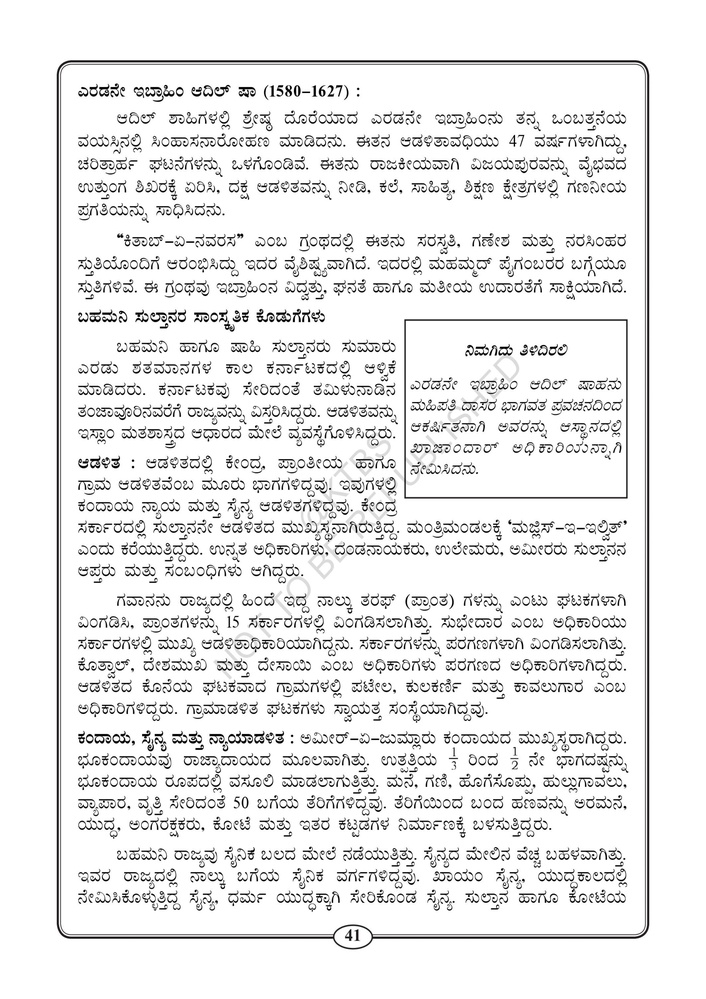
#> input picture Bounding-Boxes/images/101.jpg, 706 x 999 px, shrunk from 2475 x 3500 before the run, given in place of skyhawk.png, which was not available
$ jupyter execute --allow-errors 4-re.ipynb   (text cells are left out)
#> lines starting #> are read from the running program, lines starting #| are printed output that depends on the picture; after the words box and inside, x2 and y2 are one past the last pixel; in counts of white or black regions, pixels touching at a corner belong together; pictures that were not available may be replaced by others from this repository, and a replacement may not be noted
[cell 1]
import numpy as np
import pickle
from matplotlib import pyplot as plt

[cell 2]
import cv2 as cv
import numpy as np
import math
from PIL import Image
import matplotlib.pyplot as plt
import os
from skimage.metrics import structural_similarity as ssim
from sklearn.metrics import mean_squared_error
def convert_from_cv2_to_image(image: np.ndarray) -> Image:
    # return Image.fromarray(img)
    return Image.fromarray(cv.cvtColor(image, cv.COLOR_BGR2RGB))


def convert_from_image_to_cv2(image: Image) -> np.ndarray:
    # return np.asarray(img)
    return cv.cvtColor(np.array(image), cv.COLOR_RGB2BGR)

def drawAxis(img,start_,end_,color,scale):
   start = list(start_)
   end = list(end_)
   dx = start[0]-end[0]
   dy = start[1]-end[1]

   hypotenuse = math.sqrt(dy**2 + dx**2)
   angle = math.atan2(dy,dx)
   # Lengthen the arrow by a factor of scale
   end[0] = start[0]-math.cos(angle)*hypotenuse*scale
   end[1] = start[1]-math.sin(angle)*hypotenuse*scale
   cv.line(img, (int(start[0]), int(start[1])), (int(end[0]), int(end[1])), color, 3, cv.LINE_AA)
   # Create the Arrow Hooks
   hook_length = 9
   angle_1 = math.pi/4+angle
   angle_2 = angle-math.pi/4

   x1 = end[0] + hook_length*math.cos(angle_1)
   y1 = end[1] + hook_length*math.sin(angle_1)
   x2 = end[0] + hook_length*math.cos(angle_2)
   y2 = end[1] + hook_length*math.sin(angle_2)
   cv.line(img, (int(x1), int(y1)), (int(end[0]), int(end[1])), color, 3, cv.LINE_AA)
   cv.line(img, (int(x2), int(y2)), (int(end[0]), int(end[1])), color, 3, cv.LINE_AA)


def getOrientation(points,image):
   data_points = np.empty((len(points), 2), dtype=np.float64)
   for i in range(data_points.shape[0]):
    data_points[i,0] = points[i,0,0]
    data_points[i,1] = points[i,0,1]

   mean = np.empty((0))
   mean, eigenvectors, eigenvalues = cv.PCACompute2(data_points, mean)

   # Calculate the center of the object
   center = (int(mean[0, 0]), int(mean[0, 1]))
   cv.circle(image, center, 3, (255, 0, 255), 2)

   # Calculate the endpoints of the principal components
   p1 = (center[0] + 0.02 * eigenvectors[0, 0] * eigenvalues[0, 0], center[1] + 0.02 * eigenvectors[0, 1] * eigenvalues[0, 0])
   p2 = (center[0] - 0.02 * eigenvectors[1, 0] * eigenvalues[1, 0], center[1] - 0.02 * eigenvectors[1, 1] * eigenvalues[1, 0])

   # Draw the principal components
   drawAxis(image, center, p1, (255, 255, 0), 1)
   drawAxis(image, center, p2, (0, 0, 255), 5)

    # Calculate the orientation angle in radians
   angle = math.atan2(eigenvectors[0, 1], eigenvectors[0, 0])

    # Label with the rotation angle
   rotation_angle = -int(np.rad2deg(angle)) - 90
   label = f"Rotation Angle: {rotation_angle} degrees"
   print(label)

    # Draw a text box with the rotation angle
   textbox = cv.rectangle(image, (center[0], center[1] - 25), (center[0] + 250, center[1] + 10), (255, 255, 255), -1)
   cv.putText(image, label, (center[0], center[1]), cv.FONT_HERSHEY_SIMPLEX, 0.5, (0, 0, 0), 1, cv.LINE_AA)

   return str(rotation_angle)


def process_image(image_path):
    # Load the image
#> called with image_path = 'KIMIA-99/skyhawk.png'
    image = cv.imread(image_path)
#> image is the input picture: shape (999, 706, 3); mean B, G, R 234.1, 234.1, 234.1
    # Check if the image was loaded successfully
    if image is None:
        print(f"Error: File not found - {img_path}")
        return None
    # Convert the image to grayscale
    gray = cv.cvtColor(image, cv.COLOR_BGR2GRAY)
    # Convert the image to binary using Otsu's thresholding
    _, bw = cv.threshold(gray, 50, 255, cv.THRESH_BINARY | cv.THRESH_OTSU)
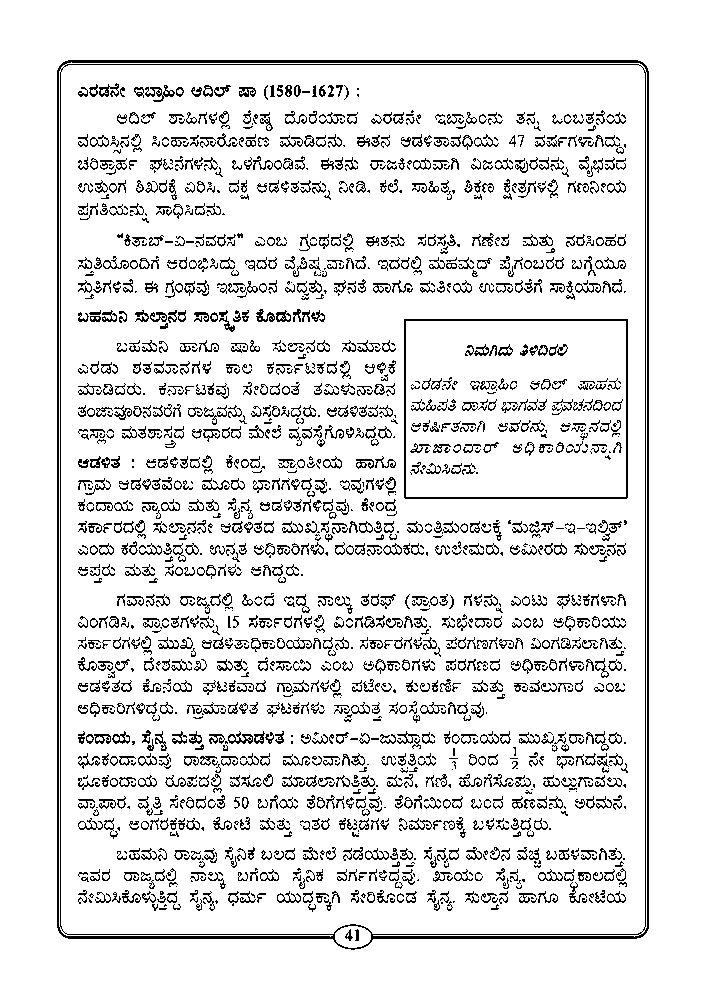
#> bw: shape (999, 706); 89.4% white; black in thin lines or dots, all inside (x1, y1, x2, y2) = (57, 60, 649, 950)
    # Find all the contours in the thresholded image
    contours, _ = cv.findContours(bw, cv.RETR_LIST, cv.CHAIN_APPROX_NONE)
#> contours = 5160 contours, 3236 with area under 20; largest, box (x1, y1, x2, y2) and area: (0, 0, 706, 999) 703590, (56, 59, 650, 951) 521964, (59, 62, 647, 937) 510342, (403, 318, 629, 500) 40720, (406, 321, 626, 497) 38325
    max_area = 0
    max_orientation = 0
    # Iterate through the contours
    for i, c in enumerate(contours):
        # Calculate the area of each contour
        area = cv.contourArea(c)
        # Ignore contours that are too large
        if area > 10000:
            continue
        # Draw each contour only for visualization purposes
        cv.drawContours(image, contours, i, (0, 0, 255), 2)
        # Find the orientation of each shape
        orientation = getOrientation(c, image)
        if area > max_area:
            max_area = area
            max_orientation = orientation
#> this loop made 20 passes
#> (area, mean in getOrientation, eigenvectors in getOrientation, eigenvalues in getOrientation, p1 in getOrientation) on passes 5, 6, 9: (50, [[356.8, 935]], [[-0.000485, 1], [1, 0.000485]], [17.37, 3.63], (356, 934.3)), (58.5, [[348.5, 934.8]], [[-0.11, 0.994], [0.994, 0.11]], [12.41, 5.57], (348, 934.2)), (588, [[352.5, 936.5]], [[1, -0.000742], [0.000742, 1]], [135.4, 63.25], (354.7, 936))
#> (area, mean in getOrientation, eigenvectors in getOrientation, eigenvalues in getOrientation, p1 in getOrientation) on pass 11: (23.5, [[162.3, 908.4]], [[0.998, -0.0557], [0.0557, 0.998]], [7.58, 1.8], (162.2, 908))
#| Rotation Angle: -90 degrees
#| Rotation Angle: -90 degrees
#| Rotation Angle: -90 degrees
#| Rotation Angle: -90 degrees
#| Rotation Angle: -180 degrees
#| Rotation Angle: -186 degrees
#| Rotation Angle: -180 degrees
#| Rotation Angle: -204 degrees
#> (further printed lines are left out)
#> pass 2, in getOrientation (call 2), `textbox = cv.rectangle(image, (center[0], center[1] - 25), (center[0] ..`:
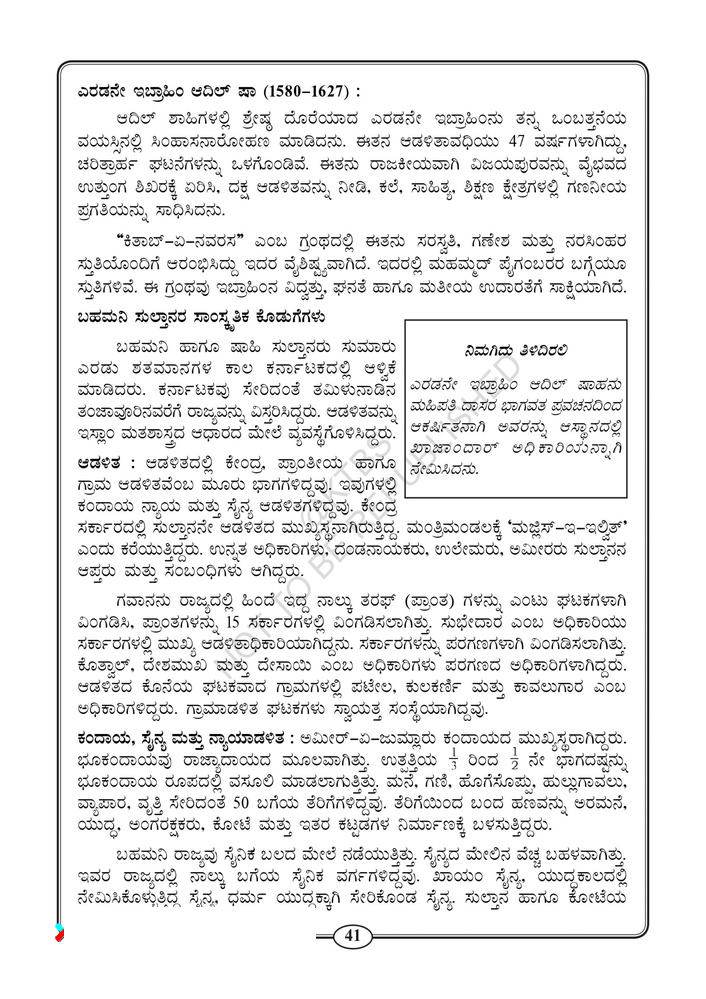
#> textbox: shape (999, 706, 3); mean B, G, R 234.3, 234.3, 234.3
#> pass 3, in getOrientation (call 3), `textbox = cv.rectangle(image, (center[0], center[1] - 25), (center[0] ..`:
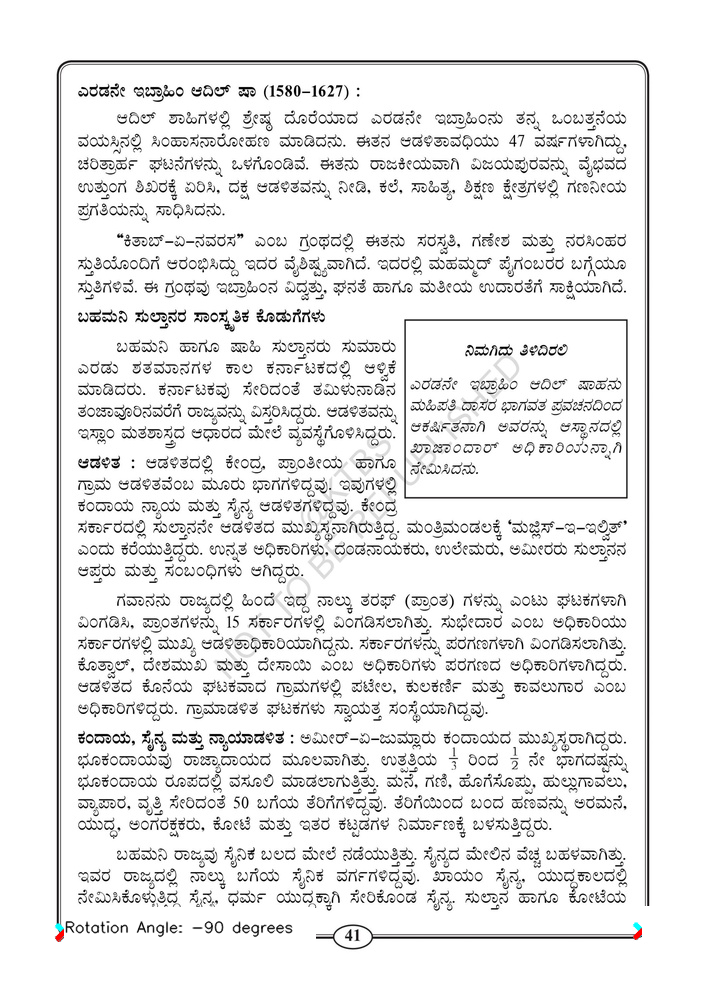
#> textbox: shape (999, 706, 3); 0.27% of pixels changed, all inside (x1, y1, x2, y2) = (65, 906, 656, 942)
#> after the loop:
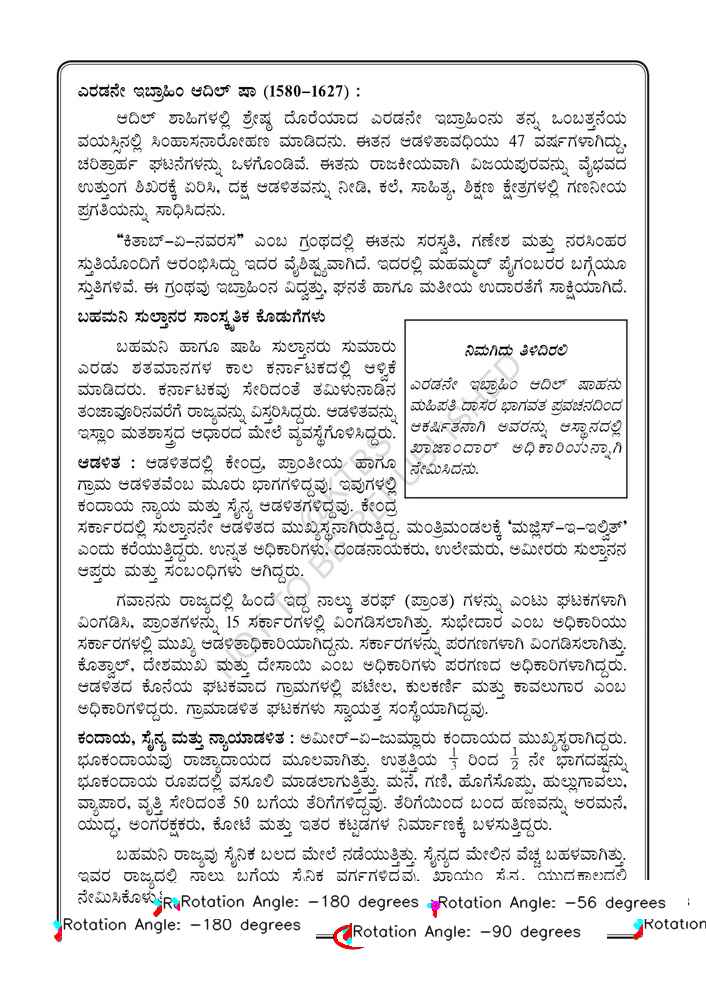
#> image: shape (999, 706, 3); 2.5% of pixels changed, all inside (x1, y1, x2, y2) = (52, 880, 706, 949)
    return max_orientation


folder_path = "KIMIA-99"
output_folder = "Image-KIMIA"
# Create the output directory if it doesn't exist
if not os.path.exists(output_folder):
    os.makedirs(output_folder)

processed_images = []
#> (the rest of this cell did not finish here and is left out)

[cell 3]
import pandas as pd
import cv2
import numpy as np
import matplotlib.pyplot as plt
import json
from sklearn.cluster import KMeans
from sklearn.metrics import silhouette_score
from sklearn.cluster import AgglomerativeClustering
from scipy.signal import savgol_filter
from scipy.stats import zscore
from scipy.cluster.hierarchy import dendrogram, linkage,fcluster
from scipy.spatial.distance import chebyshev
from scipy.spatial.distance import pdist, squareform

#> (a cell that did not finish here is left out)

#> (a cell that did not finish here is left out)

#> (a cell that did not finish here is left out)

[cell 7]
img = cv2.imread('Bounding-Boxes/images/68.jpg')
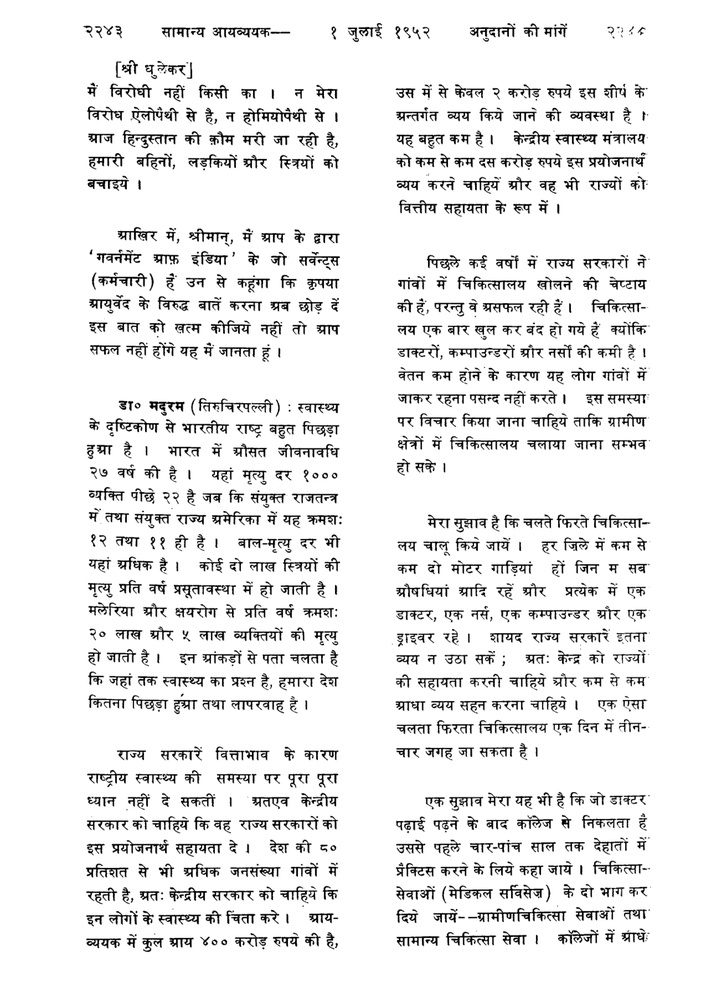
#> input picture Bounding-Boxes/images/68.jpg, 706 x 999 px, shrunk from 2475 x 3500 before the run
#> img is the input picture: shape (999, 706, 3); min 0, max 255, mean 234.7

[cell 8]
# [9 lines left out: function visualize_bboxes, not called in this run]

[cell 9]
def make_connections(image):

  image_rgb = cv2.cvtColor(image, cv2.COLOR_BGR2RGB)

  image_with_boxes = image_rgb.copy()

  for index, row in euclidean.iterrows():
      left = int(row['Left'][0])
      right = int(row['Right'][0])
      top = int(row['Top'][1])
      bottom = int(row['Bottom'][1])
      box_id = int(row['Id'])

      width = right - left
      height = bottom - top

      top_left = (left, top)
      bottom_right = (right, bottom)

      cv2.rectangle(image_with_boxes, top_left, bottom_right, (255, 0, 0), 2)

      label_position = (left, top - 10)
      cv2.putText(image_with_boxes, str(box_id), label_position, cv2.FONT_HERSHEY_SIMPLEX, 0.5, (0, 0, 255), 1)

      top_adjacent_id = int(row['Top_Box'][1])
      bottom_adjacent_id = int(row['Bottom_Box'][1])
      left_adjacent_id = int(row['Left_Box'][1])
      right_adjacent_id = int(row['Right_Box'][1])

      if top_adjacent_id != 0:
          top_adjacent_row = euclidean[euclidean['Id'] == top_adjacent_id].iloc[0]
          top_adjacent_center = int(top_adjacent_row['Bottom'][0]) , int(top_adjacent_row['Bottom'][1])
          cv2.line(image_with_boxes, (int(left) + width // 2, int(top)), top_adjacent_center, (0, 255, 0), 2)

      if bottom_adjacent_id != 0:
          bottom_adjacent_row = euclidean[euclidean['Id'] == bottom_adjacent_id].iloc[0]
          bottom_adjacent_center = int(bottom_adjacent_row['Top'][0]) , int(bottom_adjacent_row['Top'][1])
          cv2.line(image_with_boxes, (int(left) + width // 2, int(bottom)), (int(bottom_adjacent_center[0]), int(bottom_adjacent_center[1])), (0, 255, 0), 2)

      if left_adjacent_id != 0:
          left_adjacent_row = euclidean[euclidean['Id'] == left_adjacent_id].iloc[0]
          left_adjacent_center = int(left_adjacent_row['Right'][0]) , int(left_adjacent_row['Right'][1])
          cv2.line(image_with_boxes, (int(left), int(top) + height // 2), (int(left_adjacent_center[0]), int(left_adjacent_center[1])), (0, 255, 0), 2)

      if right_adjacent_id != 0:
          right_adjacent_row = euclidean[euclidean['Id'] == right_adjacent_id].iloc[0]
          right_adjacent_center = int(right_adjacent_row['Left'][0]) , int(right_adjacent_row['Left'][1])
          cv2.line(image_with_boxes, (int(right), int(top) + height // 2), (int(right_adjacent_center[0]), int(right_adjacent_center[1])), (0, 255, 0), 2)

  return image_with_boxes
